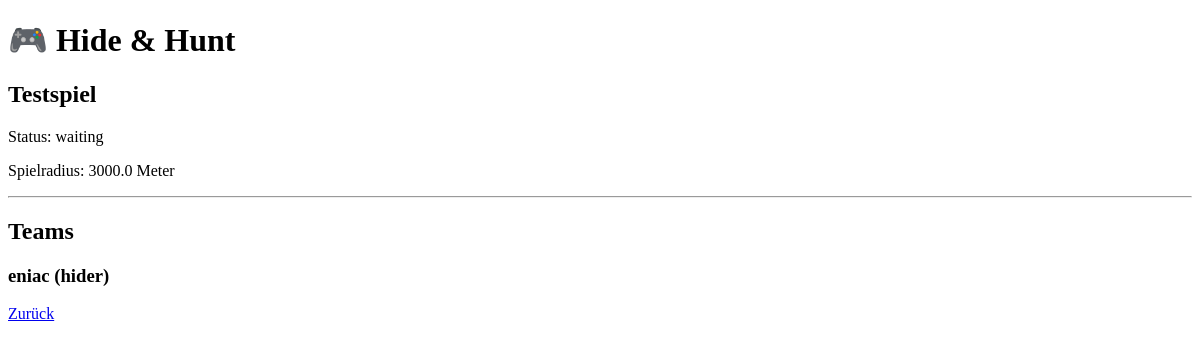
/lobby/1, run on an earlier commit of the app's database.
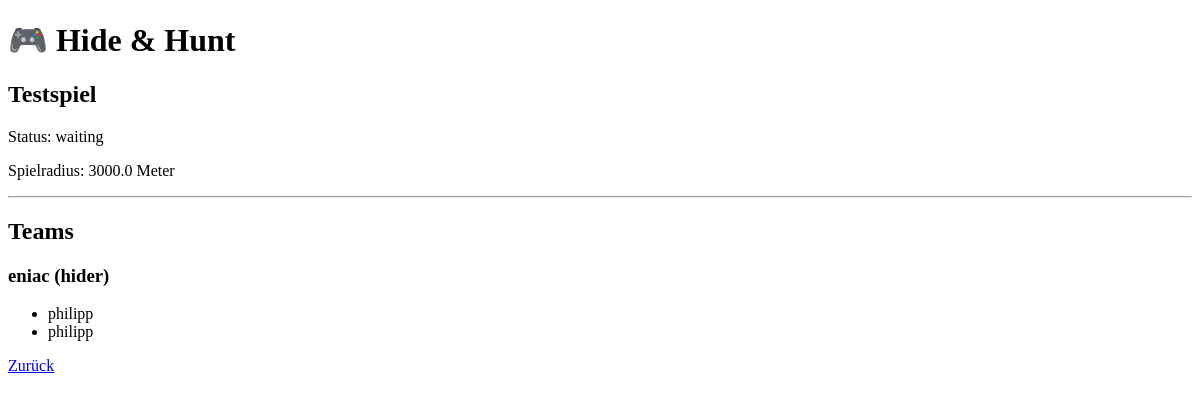
And on a later commit of the database.
### app.py (models this page shows)
class Team(db.Model):
    id = db.Column(
        db.Integer,
        primary_key=True
    )
    name = db.Column(
        db.String(100),
        nullable=False
    )
    type = db.Column(
        db.String(20),
        nullable=False
    )
    game_id = db.Column(
        db.Integer,
        db.ForeignKey("game.id")
    )
    players = db.relationship(
        "Player",
        backref="team",
        cascade="all, delete"
    )

class Player(db.Model):
    id = db.Column(
        db.Integer,
        primary_key=True
    )
    name = db.Column(
        db.String(100),
        nullable=False
    )
    team_id = db.Column(
        db.Integer,
        db.ForeignKey("team.id")
    )
    locations = db.relationship(
        "Location",
        backref="player",
        cascade="all, delete"
    )

### app.py (the view)
@app.route("/lobby/<int:game_id>")
def lobby(game_id):
    game = Game.query.get(game_id)
    return render_template(
        "lobby.html",
        game=game
    )

### templates/lobby.html (shortened to what this page needs)
<!DOCTYPE html>
<html lang="de">
<head>
</head>
<body>
<h1>🎮 Hide & Hunt</h1>
<h2>{{ game.name }}</h2>
<p>
Status:
{{ game.status }}
</p>
<p>
Spielradius:
{{ game.area_radius }} Meter
</p>
<hr>
<h2>Teams</h2>
{% for team in game.teams %}
<h3>
{{ team.name }}
({{ team.type }})
</h3>
<ul>
{% for player in team.players %}
<li>
{{ player.name }}
</li>
{% endfor %}
</ul>
{% endfor %}
<a href="/">
Zurück
</a>
</body>
</html>

What changed in the data, as far as the page shows it:
added Player: name "philipp"
added Player: name "philipp"
